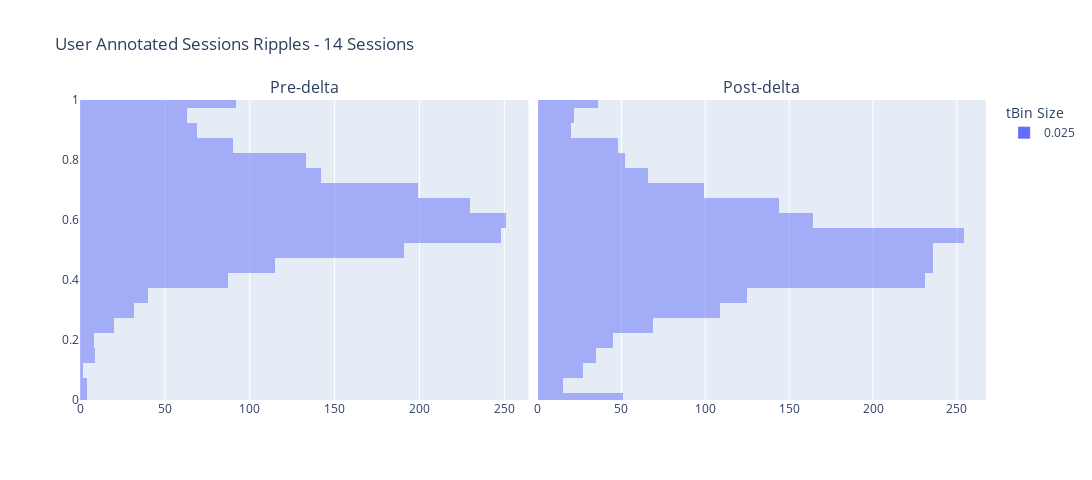

Here is the notebook cell this chart was saved with:
### Code cell
ripple_title_prefix = "User Annotated Sessions Ripples"

# concatenated_ripple_df = deepcopy(user_approved_ripple_df)
# ripple_title_prefix = "User Selected Ripples Only"

# concatenated_ripple_df = deepcopy(user_rejected_ripple_df)
# ripple_title_prefix = "User Rejected Ripples Only"

# concatenated_ripple_df = deepcopy(df)


# Create a bubble chart for ripples
enabled_time_bin_sizes = None
ripple_num_unique_sessions: int = concatenated_ripple_df.session_name.nunique(dropna=True) # number of unique sessions, ignoring the NA entries
ripple_num_unique_time_bins: int = concatenated_ripple_df.time_bin_size.nunique(dropna=True)
ripple_title_string_suffix: str = f'{ripple_num_unique_sessions} Sessions'
ripple_title: str = f"{ripple_title_prefix} - {ripple_title_string_suffix}"
fig_ripples, figure_ripples_context = _helper_build_figure(data_results_df=concatenated_ripple_df, histogram_bins=25, earliest_delta_aligned_t_start=earliest_delta_aligned_t_start, latest_delta_aligned_t_end=latest_delta_aligned_t_end, enabled_time_bin_sizes=enabled_time_bin_sizes, main_plot_mode='default', title=ripple_title, is_dark_mode=is_dark_mode)
fig_ripples = fig_ripples.update_layout(fig_size_kwargs)
fig_ripples.show()
# fig_to_clipboard(fig_ripples)
figure_out_paths = save_plotly(a_fig=fig_ripples, a_fig_context=figure_ripples_context)

### Figure 1 — Plotly figure (JSON) as saved in the notebook; plotly's stock layout.template omitted (floating-point values rounded to 4 significant figures; data arrays with more than 128 entries replaced by an {"elided": "..."} marker saying what was removed)
{"data": [{"alignmentgroup": "True", "bingroup": "y", "hovertemplate": "time_bin_size=0.025<br>count=%{x}<br>P_Long=%{y}<extra></extra>", "legendgroup": "0.025", "marker": {"color": "#636efa", "opacity": 0.5, "pattern": {"shape": ""}}, "name": "0.025", "nbinsy": 25, "offsetgroup": "0.025", "orientation": "h", "showlegend": true, "type": "histogram", "xaxis": "x", "y": {"elided": "2035 float values"}, "yaxis": "y"}, {"alignmentgroup": "True", "bingroup": "y", "hovertemplate": "time_bin_size=0.025<br>count=%{x}<br>P_Long=%{y}<extra></extra>", "legendgroup": "0.025", "marker": {"color": "#636efa", "opacity": 0.5, "pattern": {"shape": ""}}, "name": "0.025", "nbinsy": 25, "offsetgroup": "0.025", "orientation": "h", "showlegend": false, "type": "histogram", "xaxis": "x2", "y": {"elided": "2084 float values"}, "yaxis": "y2"}], "layout": {"annotations": [{"font": {"size": 16}, "showarrow": false, "text": "Pre-delta", "x": 0.2475, "xanchor": "center", "xref": "paper", "y": 1, "yanchor": "bottom", "yref": "paper"}, {"font": {"size": 16}, "showarrow": false, "text": "Post-delta", "x": 0.7525, "xanchor": "center", "xref": "paper", "y": 1, "yanchor": "bottom", "yref": "paper"}], "barmode": "overlay", "height": 480, "legend": {"title": {"text": "tBin Size"}}, "title": {"text": "User Annotated Sessions Ripples - 14 Sessions"}, "width": 1650, "xaxis": {"anchor": "y", "domain": [0, 0.495]}, "xaxis2": {"anchor": "y2", "domain": [0.505, 1]}, "yaxis": {"anchor": "x", "domain": [0, 1], "range": [0, 1]}, "yaxis2": {"anchor": "x2", "domain": [0, 1], "matches": "y", "range": [0, 1], "showticklabels": false}}}
